Frame 1 (no input): blank canvas, image omitted
Frame 60 (no input): blank canvas, image omitted
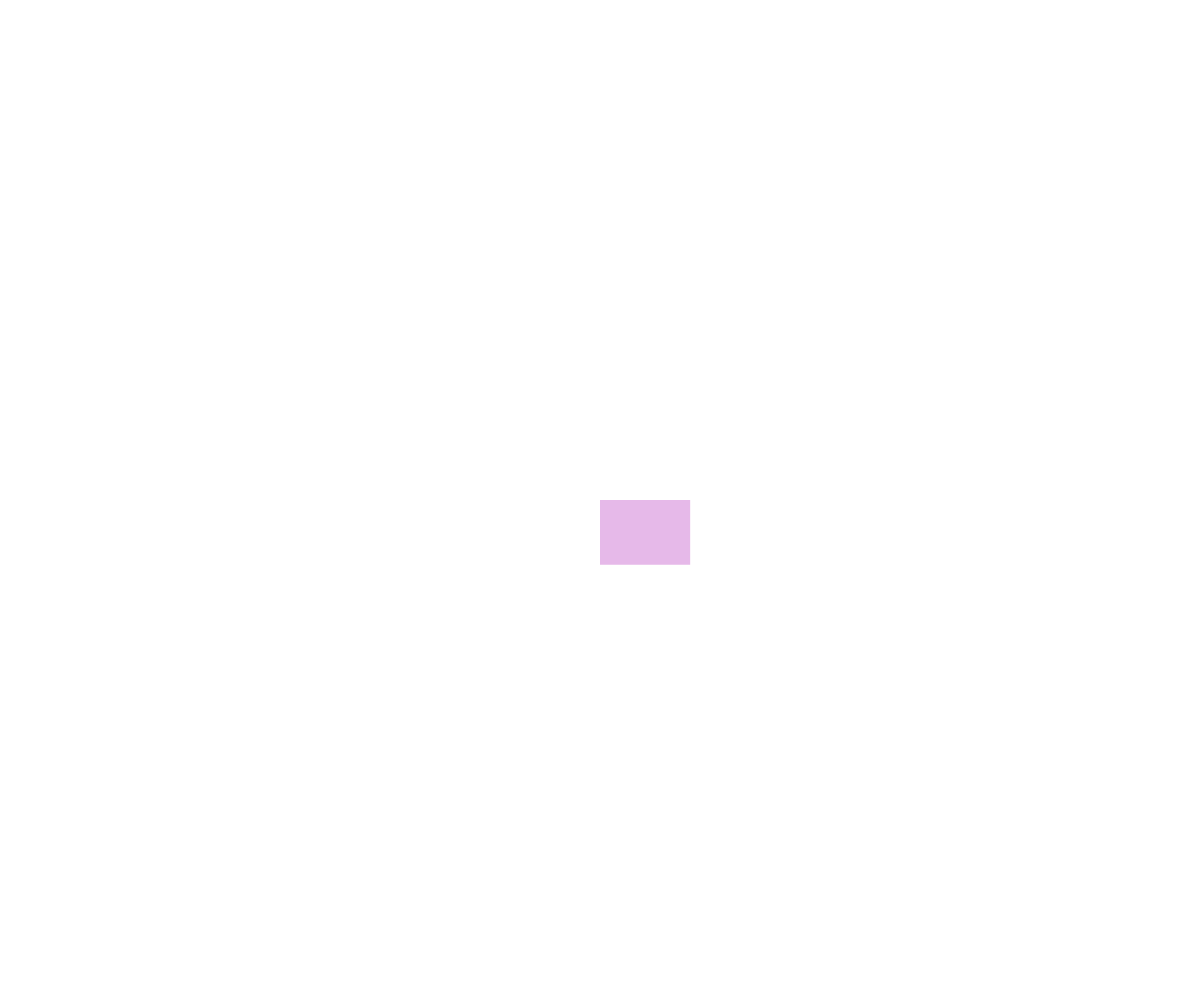
Frame 120 (the mouse pressed at the canvas centre since frame 60)

The p5.js sketch whose frames 1 and 60 were blank and that drew this single picture after the mouse press (run headless with seeded random() and noise() and a simulated clock; from frame 60 on, the mouse is pressed at the canvas centre):

// p5.js sketch
// ── sketch.js
function setup() {
  createCanvas(windowWidth, windowHeight);
  document.addEventListener("contextmenu", event => event.preventDefault())
}

function draw() {

}

function mousePressed() {
  noStroke()
  fill(random(255), random(255), random(255), random(255))
  if (mouseButton === LEFT) {
    rect(mouseX, mouseY, random(50, 100), random(50, 100));
  } else if (mouseButton === RIGHT) {
    ellipse(mouseX, mouseY, random(50, 100), random(50, 100));
  }
}

function keyReleased() {
  if (key === 'w' || key === 'W') {
    background(255)
  } else if (key === 'b' || key === 'B') {
    background(0)
  }
}
